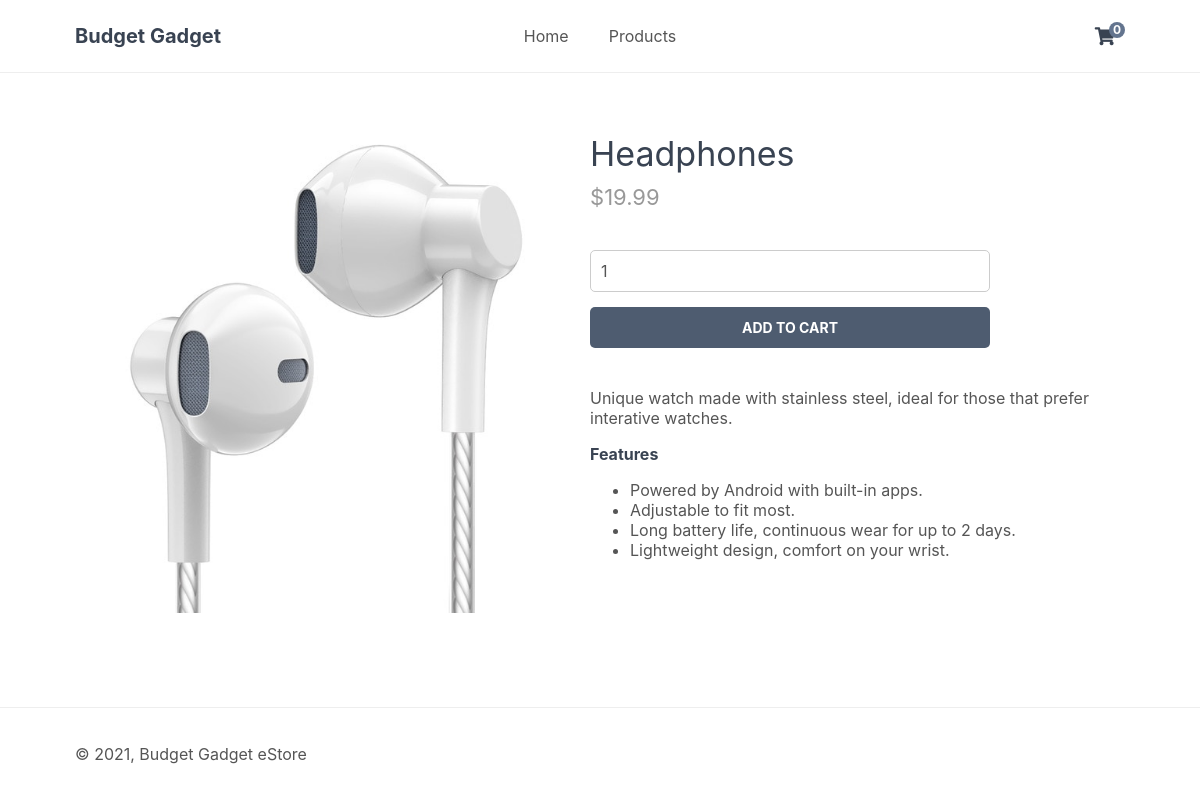
Screenshot of /index.php?page=product&id=3 with the database file from the repository.
### tables this page shows
CREATE TABLE `products` (
  `id` int(11) NOT NULL,
  `name` varchar(200) NOT NULL,
  `desc` text NOT NULL,
  `price` decimal(7,2) NOT NULL,
  `rrp` decimal(7,2) NOT NULL DEFAULT 0.00,
  `quantity` int(11) NOT NULL,
  `img` text NOT NULL,
  `date_added` datetime NOT NULL DEFAULT current_timestamp()
);

### index.php (called while the page is built, shortened)
<?php
include 'models/functions.php';
$page = isset($_GET['page']) && file_exists($_GET['page']) . '.php' ? $_GET['page'] : 'home';
include $page . '.php';

### product.php (the view, shortened to what this page needs)
<?php
if(isset($_GET['id'])){
    $stmt = $pdo->prepare('SELECT * FROM products WHERE id = ?');
    $stmt->execute([$_GET['id']]);
    $product = $stmt->fetch(PDO::FETCH_ASSOC);
}else{
    exit('Product does not exist!');
}
?>
<?=template_header('Product Detail');?>
<div class="product content-wrapper">
    <img src="assets/img/<?=$product['img']?>" width="500" height="500" alt="<?=$product['name']?>">
    <div>
        <h1 class="name"><?=$product['name']?></h1>
        <span class="price">
            &dollar;<?=$product['price']?>
        </span>
        <form action="index.php?page=cart" method="post">
            <input type="number" name="quantity" value="1" min="1" max="<?=$product['quantity']?>" placeholder="Quantity" required>
            <input type="submit" value="Add To Cart">
        </form>
        <div class="description">
            <?=$product['desc']?>
        </div>
    </div>
</div>
<?=template_footer();?>

### assets/css/style.css (style rules this page uses)
* { box-sizing: border-box; font-family: -apple-system, BlinkMacSystemFont, "segoe ui", roboto, oxygen, ubuntu, cantarell, "fira sans", "droid sans", "helvetica neue", Arial, sans-serif; font-size: 16px; -webkit-font-smoothing: antialiased; -moz-osx-font-smoothing: grayscale; }
body { position: relative; min-height: 100%; color: #555555; background-color: #FFFFFF; margin: 0; padding-bottom: 100px; }
h1, h2, h3, h4, h5 { color: #394352; }
.content-wrapper { width: 1050px; margin: 0 auto; }
main > .product { display: flex; padding: 40px 0; }
main > .product > div { padding-left: 15px; }
main > .product h1 { font-size: 34px; font-weight: normal; margin: 0; padding: 20px 0 10px 0; }
main > .product .price { display: block; font-size: 22px; color: #999999; }
main > .product form { display: flex; flex-flow: column; margin: 40px 0; }
main > .product form input[type="number"] { width: 400px; padding: 10px; margin-bottom: 15px; border: 1px solid #ccc; color: #555555; border-radius: 5px; }
main > .product form input[type="submit"] { background: #4e5c70; border: 0; color: #FFFFFF; width: 400px; padding: 12px 0; text-transform: uppercase; font-size: 14px; font-weight: bold; border-radius: 5px; cursor: pointer; }

### rows the page displays
products: img (picture), name "Headphones", price "19.99", desc "Unique watch made with stainless steel, ideal for those that prefer interative watches. Features Powered by Android with built-in apps. Adjustable to fit most. Long battery life, continuous wear for up to 2 days. Lightweight design, comfort on your wrist."

### other values shown
$num_items_in_cart "0"
